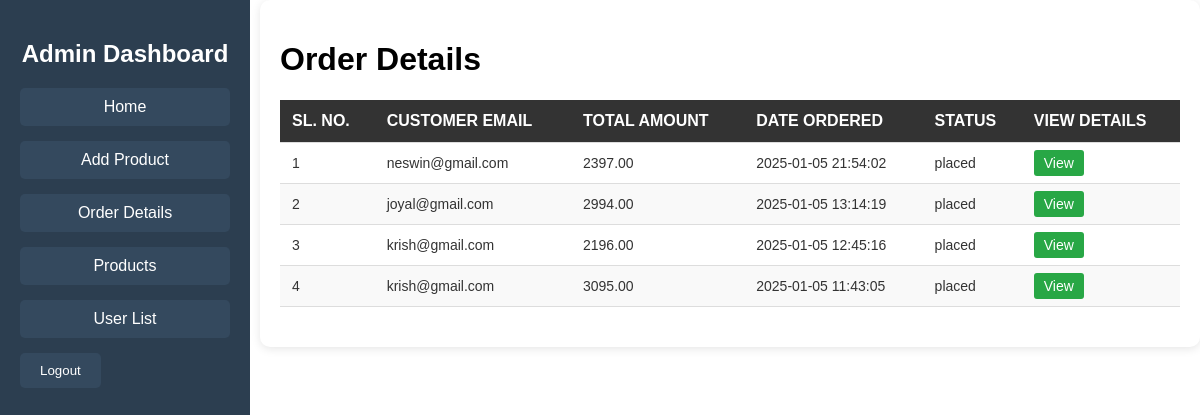
The page /admin/order_details.php (signed in) on the database its author committed.
### tables this page shows
CREATE TABLE IF NOT EXISTS `order_details` (
  `order_detail_id` int NOT NULL AUTO_INCREMENT,
  `order_id` int NOT NULL,
  `user_id` int NOT NULL,
  `address_id` int NOT NULL,
  `total_amount` decimal(10,2) NOT NULL,
  `order_status` varchar(20) NOT NULL DEFAULT 'placed',
  `order_date` timestamp NULL DEFAULT CURRENT_TIMESTAMP,
  PRIMARY KEY (`order_detail_id`),
  KEY `order_id` (`order_id`),
  KEY `user_id` (`user_id`),
  KEY `address_id` (`address_id`)
);

CREATE TABLE IF NOT EXISTS `user` (
  `id` int NOT NULL AUTO_INCREMENT,
  `email` varchar(255) NOT NULL,
  `password` varchar(255) NOT NULL,
  `role` enum('admin','user') NOT NULL DEFAULT 'user',
  PRIMARY KEY (`id`),
  UNIQUE KEY `email` (`email`)
);

### admin/order_details.php (the view, shortened to what this page needs)
<?php
include('../db_connect.php');
$query = "SELECT od.order_detail_id, u.email AS customer_email, od.total_amount, od.order_date, od.order_status
          FROM order_details od
          JOIN user u ON od.user_id = u.id
          ORDER BY od.order_date DESC";
$result = mysqli_query($conn, $query);
?>
<!DOCTYPE html>
<html lang="en">
<head>
    <link rel="stylesheet" href="admin.css">
</head>
<body>
    <div class="sidebar">
        <h2>Admin Dashboard</h2>
        <ul>
            <li><a href="admin_dashboard.php" class="outline-btn">Home</a></li>
            <li><a href="add_product.php" class="outline-btn">Add Product</a></li>
            <li><a href="order_details.php" class="outline-btn">Order Details</a></li>
            <li><a href="products.php" class="outline-btn">Products</a></li>
            <li><a href="user_details.php" class="outline-btn">User List</a></li>
            <li><button class="outline-btn" id="logoutBtn">Logout</button></li>
        </ul>
    </div>
    <div class="main-content">
        <h1>Order Details</h1>
        <table class="order-table">
            <thead>
                <tr>
                    <th>Sl. No.</th>
                    <th>Customer Email</th>
                    <th>Total Amount</th>
                    <th>Date Ordered</th>
                    <th>Status</th>
                    <th>View Details</th>
                </tr>
            </thead>
            <tbody>
                <?php
                if (mysqli_num_rows($result) > 0) {
                    $sl_no = 1;
                    while ($row = mysqli_fetch_assoc($result)) {
                        $statusClass = $row['order_status'] == 'canceled' ? 'canceled' : '';
                        echo "<tr class='{$statusClass}'>
                                <td>{$sl_no}</td>
                                <td>{$row['customer_email']}</td>
                                <td>{$row['total_amount']}</td>
                                <td>{$row['order_date']}</td>
                                <td>{$row['order_status']}</td>
                                <td><a href='view_order.php?order_detail_id={$row['order_detail_id']}' class='btn-view'>View</a></td>
                            </tr>";
                        $sl_no++;
                    }
                } else {
                    echo "<tr><td colspan='6'>No orders found.</td></tr>";
                }
                ?>
            </tbody>
        </table>
    </div>
</body>
</html>

### admin/admin.css (style rules this page uses)
body { display: flex; font-family: Arial, sans-serif; margin: 0; }
.sidebar { width: 250px; background-color: #343a40; padding: 20px; position: fixed; top: 0; bottom: 0; color: #fff; }
.sidebar h2 { text-align: center; margin-bottom: 30px; color: #fff; }
.sidebar ul { list-style-type: none; padding: 0; }
.sidebar ul li { margin: 10px 0; }
.sidebar ul li a, .sidebar ul li button { display: block; padding: 12px; text-align: center; text-decoration: none; color: #fff; background-color: #495057; border-radius: 8px; transition: background-color 0.3s; border: none; cursor: pointer; }
.main-content { margin-left: 270px; padding: 20px; flex-grow: 1; }
.sidebar { width: 250px; height: 100vh; background-color: #2c3e50; position: fixed; top: 0; left: 0; padding: 20px; box-sizing: border-box; }
.sidebar h2 { color: #fff; text-align: center; margin-bottom: 20px; }
.sidebar ul { list-style: none; padding: 0; }
.sidebar ul li { margin-bottom: 15px; }
.sidebar ul li a, .sidebar ul li button { color: #fff; display: block; text-decoration: none; background-color: #34495e; padding: 10px 20px; border-radius: 5px; text-align: center; }
.main-content { margin-left: 260px; padding: 20px; background-color: #fff; border-radius: 10px; box-shadow: 0 2px 10px rgba(0, 0, 0, 0.1); }
.order-table { width: 100%; border-collapse: collapse; margin-bottom: 20px; }
.order-table th, .order-table td { padding: 12px; text-align: left; border-bottom: 1px solid #ddd; }
.order-table th { background-color: #333; color: white; font-weight: bold; text-transform: uppercase; }
.order-table tr:nth-child(even) { background-color: #f9f9f9; }
.order-table td { font-size: 14px; color: #333; }
.order-table td a.btn-view { background-color: #28a745; color: white; padding: 5px 10px; border-radius: 3px; text-decoration: none; transition: background-color 0.3s ease; }

### rows shown on the page
order_details: user.email "neswin@gmail.com", total_amount "2397.00", order_date "2025-01-05 21:54:02", order_status "placed"
order_details: user.email "joyal@gmail.com", total_amount "2994.00", order_date "2025-01-05 13:14:19", order_status "placed"
order_details: user.email "krish@gmail.com", total_amount "2196.00", order_date "2025-01-05 12:45:16", order_status "placed"
order_details: user.email "krish@gmail.com", total_amount "3095.00", order_date "2025-01-05 11:43:05", order_status "placed"
